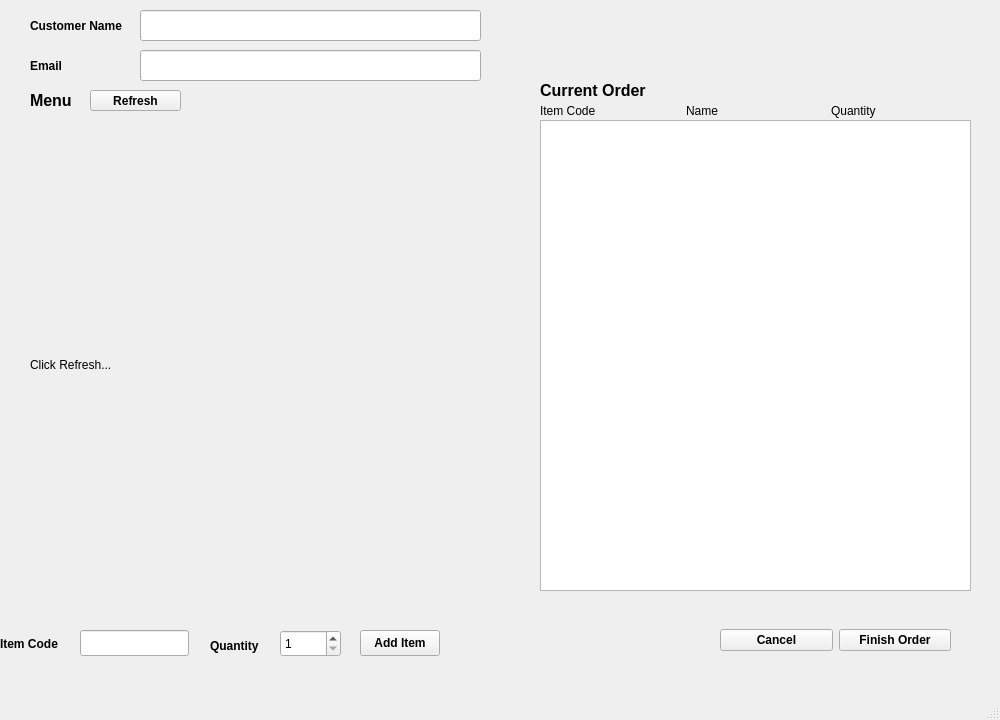
<?xml version="1.0" encoding="UTF-8"?>
<ui version="4.0">
 <class>MainWindow</class>
 <widget class="QMainWindow" name="MainWindow">
  <property name="geometry">
   <rect>
    <x>0</x>
    <y>0</y>
    <width>1000</width>
    <height>720</height>
   </rect>
  </property>
  <property name="windowTitle">
   <string>Restaurant Point-of-Sale System</string>
  </property>
  <widget class="QWidget" name="centralwidget">
   <widget class="QLabel" name="ShowMenu">
    <property name="geometry">
     <rect>
      <x>30</x>
      <y>110</y>
      <width>451</width>
      <height>511</height>
     </rect>
    </property>
    <property name="text">
     <string>Click Refresh...</string>
    </property>
    <property name="textFormat">
     <enum>Qt::RichText</enum>
    </property>
   </widget>
   <widget class="QLabel" name="label">
    <property name="geometry">
     <rect>
      <x>30</x>
      <y>80</y>
      <width>72</width>
      <height>41</height>
     </rect>
    </property>
    <property name="font">
     <font>
      <pointsize>12</pointsize>
      <weight>75</weight>
      <bold>true</bold>
     </font>
    </property>
    <property name="text">
     <string>Menu</string>
    </property>
   </widget>
   <widget class="QPushButton" name="RefreshMenu">
    <property name="geometry">
     <rect>
      <x>90</x>
      <y>90</y>
      <width>91</width>
      <height>21</height>
     </rect>
    </property>
    <property name="font">
     <font>
      <weight>75</weight>
      <italic>false</italic>
      <bold>true</bold>
     </font>
    </property>
    <property name="text">
     <string>Refresh</string>
    </property>
   </widget>
   <widget class="QLabel" name="label_2">
    <property name="geometry">
     <rect>
      <x>30</x>
      <y>10</y>
      <width>111</width>
      <height>31</height>
     </rect>
    </property>
    <property name="font">
     <font>
      <weight>75</weight>
      <bold>true</bold>
     </font>
    </property>
    <property name="text">
     <string>Customer Name</string>
    </property>
   </widget>
   <widget class="QLabel" name="label_3">
    <property name="geometry">
     <rect>
      <x>30</x>
      <y>50</y>
      <width>111</width>
      <height>31</height>
     </rect>
    </property>
    <property name="font">
     <font>
      <weight>75</weight>
      <bold>true</bold>
     </font>
    </property>
    <property name="text">
     <string>Email</string>
    </property>
   </widget>
   <widget class="QWidget" name="horizontalLayoutWidget">
    <property name="geometry">
     <rect>
      <x>720</x>
      <y>620</y>
      <width>231</width>
      <height>41</height>
     </rect>
    </property>
    <layout class="QHBoxLayout" name="horizontalLayout">
     <item>
      <widget class="QPushButton" name="cancelOrder">
       <property name="font">
        <font>
         <weight>75</weight>
         <bold>true</bold>
        </font>
       </property>
       <property name="text">
        <string>Cancel</string>
       </property>
      </widget>
     </item>
     <item>
      <widget class="QPushButton" name="finishOrder">
       <property name="font">
        <font>
         <weight>75</weight>
         <bold>true</bold>
        </font>
       </property>
       <property name="text">
        <string>Finish Order</string>
       </property>
      </widget>
     </item>
    </layout>
   </widget>
   <widget class="QLineEdit" name="nameInput">
    <property name="geometry">
     <rect>
      <x>140</x>
      <y>10</y>
      <width>341</width>
      <height>31</height>
     </rect>
    </property>
   </widget>
   <widget class="QLineEdit" name="emailInput">
    <property name="geometry">
     <rect>
      <x>140</x>
      <y>50</y>
      <width>341</width>
      <height>31</height>
     </rect>
    </property>
   </widget>
   <widget class="QPushButton" name="addItem">
    <property name="geometry">
     <rect>
      <x>360</x>
      <y>630</y>
      <width>80</width>
      <height>26</height>
     </rect>
    </property>
    <property name="font">
     <font>
      <weight>75</weight>
      <italic>false</italic>
      <bold>true</bold>
     </font>
    </property>
    <property name="text">
     <string>Add Item</string>
    </property>
   </widget>
   <widget class="QTextEdit" name="showCurrentOrder">
    <property name="geometry">
     <rect>
      <x>540</x>
      <y>120</y>
      <width>431</width>
      <height>471</height>
     </rect>
    </property>
    <property name="readOnly">
     <bool>true</bool>
    </property>
   </widget>
   <widget class="QLabel" name="label_6">
    <property name="geometry">
     <rect>
      <x>540</x>
      <y>60</y>
      <width>111</width>
      <height>61</height>
     </rect>
    </property>
    <property name="font">
     <font>
      <pointsize>12</pointsize>
      <weight>75</weight>
      <bold>true</bold>
     </font>
    </property>
    <property name="text">
     <string>Current Order</string>
    </property>
   </widget>
   <widget class="QWidget" name="horizontalLayoutWidget_2">
    <property name="geometry">
     <rect>
      <x>540</x>
      <y>100</y>
      <width>431</width>
      <height>21</height>
     </rect>
    </property>
    <layout class="QHBoxLayout" name="horizontalLayout_2">
     <item>
      <widget class="QLabel" name="label_7">
       <property name="text">
        <string>Item Code</string>
       </property>
      </widget>
     </item>
     <item>
      <widget class="QLabel" name="label_8">
       <property name="text">
        <string>Name</string>
       </property>
      </widget>
     </item>
     <item>
      <widget class="QLabel" name="label_9">
       <property name="text">
        <string>Quantity</string>
       </property>
      </widget>
     </item>
    </layout>
   </widget>
   <widget class="QLabel" name="label_4">
    <property name="geometry">
     <rect>
      <x>0</x>
      <y>620</y>
      <width>109</width>
      <height>47</height>
     </rect>
    </property>
    <property name="font">
     <font>
      <weight>75</weight>
      <bold>true</bold>
     </font>
    </property>
    <property name="text">
     <string>Item Code</string>
    </property>
   </widget>
   <widget class="QLabel" name="label_5">
    <property name="geometry">
     <rect>
      <x>210</x>
      <y>620</y>
      <width>61</width>
      <height>51</height>
     </rect>
    </property>
    <property name="font">
     <font>
      <weight>75</weight>
      <bold>true</bold>
     </font>
    </property>
    <property name="text">
     <string>Quantity</string>
    </property>
   </widget>
   <widget class="QLineEdit" name="itemCode">
    <property name="geometry">
     <rect>
      <x>80</x>
      <y>630</y>
      <width>109</width>
      <height>26</height>
     </rect>
    </property>
   </widget>
   <widget class="QSpinBox" name="Quantity">
    <property name="geometry">
     <rect>
      <x>280</x>
      <y>630</y>
      <width>61</width>
      <height>27</height>
     </rect>
    </property>
    <property name="minimum">
     <number>1</number>
    </property>
    <property name="maximum">
     <number>50</number>
    </property>
    <property name="singleStep">
     <number>1</number>
    </property>
   </widget>
  </widget>
  <widget class="QMenuBar" name="menubar">
   <property name="geometry">
    <rect>
     <x>0</x>
     <y>0</y>
     <width>1000</width>
     <height>23</height>
    </rect>
   </property>
  </widget>
  <widget class="QStatusBar" name="statusbar"/>
  <action name="actionUpdate_Menu">
   <property name="text">
    <string>Update Menu</string>
   </property>
  </action>
  <action name="actionSee_Statistics">
   <property name="text">
    <string>See Statistics</string>
   </property>
  </action>
 </widget>
 <resources/>
 <connections/>
</ui>
